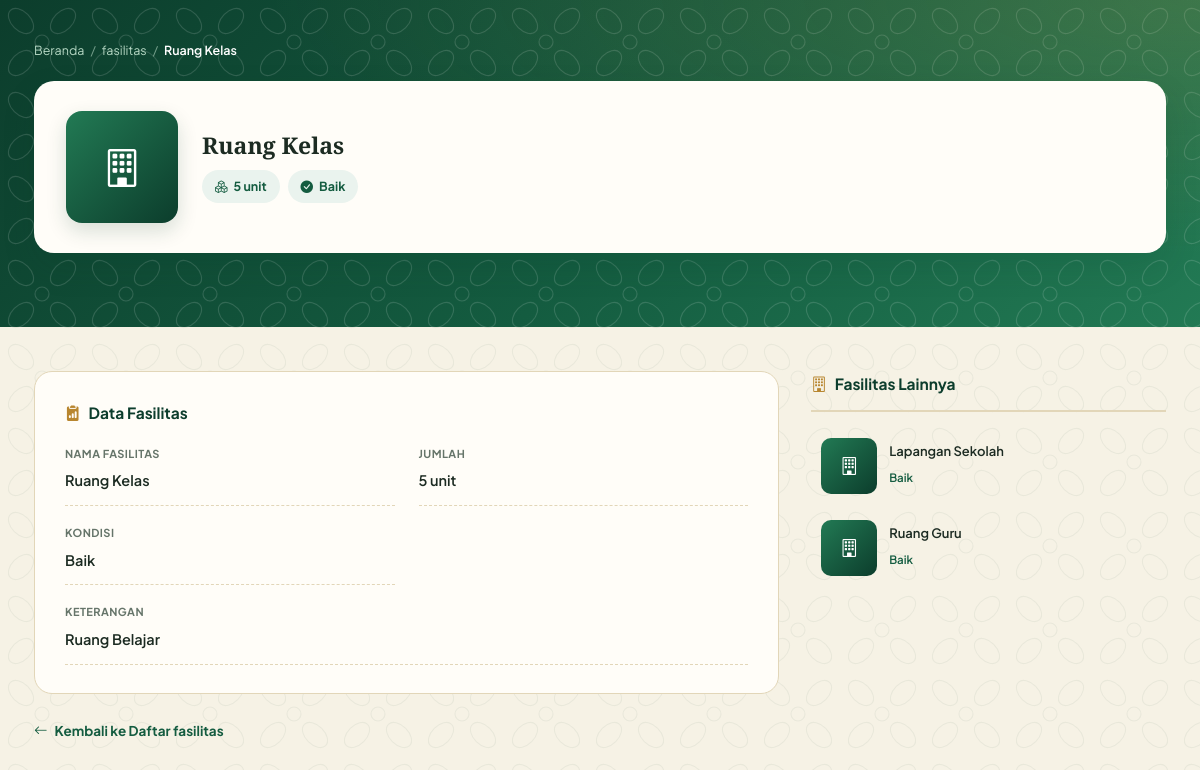
/Fasilitas/detail/1, run on the app's committed database.
### tables this page shows
CREATE TABLE `fasilitas` (
  `id_fasilitas` int NOT NULL,
  `nama_fasilitas` varchar(100) NOT NULL,
  `jumlah` int DEFAULT '1',
  `kondisi` enum('Baik','Rusak Ringan','Rusak Berat') DEFAULT 'Baik',
  `keterangan` text,
  `foto` varchar(255) DEFAULT NULL,
  `created_at` timestamp NULL DEFAULT CURRENT_TIMESTAMP
);

### application/controllers/Fasilitas.php (called while the page is built, shortened)
<?php
class Fasilitas extends CI_Controller {
    public function __construct(){
        $this->load->database();
    }
    public function detail($id = null)
    {
        $fasilitas = $this->db->where('id_fasilitas', $id)->get('fasilitas')->row();
        $fasilitas_lain = $this->db
            ->where('id_fasilitas !=', $id)
            ->order_by('id_fasilitas', 'DESC')
            ->limit(4)
            ->get('fasilitas')
            ->result();
        $data = [
            'judul'          => $fasilitas->nama_fasilitas ?? 'Detail Fasilitas',
            'fasilitas'      => $fasilitas,
            'fasilitas_lain' => $fasilitas_lain,
        ];
        $this->load->view('fasilitas_detail', $data);
    }
}

### index.php (called while the page is built, shortened)
<?php
require_once BASEPATH.'core/CodeIgniter.php';

### application/views/fasilitas_detail.php (the view, shortened to what this page needs)
<!DOCTYPE html>
<html lang="id">
<head>
<link rel="stylesheet" href="https://cdn.jsdelivr.net/npm/bootstrap-icons@1.11.3/font/bootstrap-icons.min.css">
</head>
<body>
<?php
  $kondisi = trim($fasilitas->kondisi ?? '');
  $kondisiTagClass = 'kondisi-baik';
  $kondisiIcon = 'bi-check-circle-fill';
?>
<section class="page-hero">
  <div class="container">
    <div class="breadcrumb">
      <a href="<?= base_url() ?>">Beranda</a>
      <span class="sep">/</span>
      <a href="<?= base_url('fasilitas') ?>">fasilitas</a>
      <span class="sep">/</span>
      <span class="current"><?= html_escape($fasilitas->nama_fasilitas) ?></span>
    </div>
    <div class="profile-card">
      <?php if (!empty($fasilitas->foto) && file_exists('./upload/foto_fasilitas/' . $fasilitas->foto)): ?>
        <img class="profile-photo" src="<?= base_url('upload/foto_fasilitas/' . $fasilitas->foto) ?>" alt="<?= html_escape($fasilitas->nama_fasilitas) ?>">
      <?php else: ?>
        <div class="profile-photo-placeholder"><i class="bi bi-building"></i></div>
      <?php endif; ?>
      <div class="profile-main">
        <h1><?= html_escape($fasilitas->nama_fasilitas) ?></h1>
        <div class="profile-tags">
          <?php if (!empty($fasilitas->jumlah)): ?>
            <span class="tag jumlah"><i class="bi bi-boxes"></i> <?= html_escape($fasilitas->jumlah) ?> unit</span>
          <?php endif; ?>
          <?php if (!empty($kondisi)): ?>
            <span class="tag <?= $kondisiTagClass ?>"><i class="bi <?= $kondisiIcon ?>"></i> <?= html_escape($kondisi) ?></span>
          <?php endif; ?>
        </div>
      </div>
    </div>
  </div>
</section>
<section class="main">
  <div class="container">
    <div class="content-wrap">
      <div class="article-body">
        <div class="panel">
          <h4><i class="bi bi-clipboard2-data-fill"></i> Data Fasilitas</h4>
          <div class="info-grid">
            <div class="info-item">
              <label>Nama Fasilitas</label>
              <div class="val <?= empty($fasilitas->nama_fasilitas) ? 'empty' : '' ?>"><?= !empty($fasilitas->nama_fasilitas) ? html_escape($fasilitas->nama_fasilitas) : 'Belum diisi' ?></div>
            </div>
            <div class="info-item">
              <label>Jumlah</label>
              <div class="val <?= empty($fasilitas->jumlah) ? 'empty' : '' ?>"><?= !empty($fasilitas->jumlah) ? html_escape($fasilitas->jumlah) . ' unit' : 'Belum diisi' ?></div>
            </div>
            <div class="info-item">
              <label>Kondisi</label>
              <div class="val <?= empty($kondisi) ? 'empty' : '' ?>"><?= !empty($kondisi) ? html_escape($kondisi) : 'Belum diisi' ?></div>
            </div>
            <div class="info-item" style="grid-column:1/-1;">
              <label>Keterangan</label>
              <div class="val <?= empty($fasilitas->keterangan) ? 'empty' : '' ?>"><?= !empty($fasilitas->keterangan) ? html_escape($fasilitas->keterangan) : 'Belum diisi' ?></div>
            </div>
          </div>
        </div>
        <a href="<?= base_url('fasilitas') ?>" class="back-link"><i class="bi bi-arrow-left"></i> Kembali ke Daftar fasilitas</a>
      </div>
      <aside class="sidebar">
        <h4><i class="bi bi-building"></i> Fasilitas Lainnya</h4>
        <?php if (!empty($fasilitas_lain)): ?>
          <?php foreach ($fasilitas_lain as $lain): ?>
            <a href="<?= base_url('fasilitas/detail/' . $lain->id_fasilitas) ?>" class="side-card">
              <?php if (!empty($lain->foto) && file_exists('./upload/foto_fasilitas/' . $lain->foto)): ?>
                <img class="thumb" src="<?= base_url('upload/foto_fasilitas/' . $lain->foto) ?>" alt="<?= html_escape($lain->nama_fasilitas) ?>">
              <?php else: ?>
                <div class="thumb-placeholder"><i class="bi bi-building"></i></div>
              <?php endif; ?>
              <div class="info">
                <h5><?= html_escape($lain->nama_fasilitas) ?></h5>
                <?php if (!empty($lain->kondisi)): ?><span><?= html_escape($lain->kondisi) ?></span><?php endif; ?>
              </div>
            </a>
          <?php endforeach; ?>
        <?php else: ?>
          <p class="empty-note">Belum ada fasilitas lain.</p>
        <?php endif; ?>
      </aside>
    </div>
  </div>
</section>
</body>
</html>

### application/views/fasilitas_detail.php (style rules this page uses)
:root { --forest-deep:#0c3d2c; --forest:#145c40; --forest-mid:#227a54; --forest-soft:#eaf3ee; --brass:#b8862f; --brass-light:#d9a94a; --clove:#7a4130; --ivory:#f6f2e5; --panel:#fffdf8; --ink:#1c2b22; --muted:#66756a; --line:#e2d6b8; --shadow:0 14px 34px rgba(12,61,44,.12); }
* { box-sizing:border-box;margin:0;padding:0; }
body { font-family:'Plus Jakarta Sans',ui-sans-serif,system-ui,sans-serif; color:var(--ink);background:var(--ivory);line-height:1.7;font-size:15.5px; }
h1,h2,h3 { font-family:'Spectral',Georgia,serif;color:var(--forest-deep);font-weight:600;line-height:1.25; }
a { text-decoration:none;color:inherit; }
.container { max-width:1180px;margin:0 auto;padding:0 24px; }
.page-hero { position:relative;overflow:hidden;padding:40px 0 74px; }
.breadcrumb { color:#b6d8c4;font-size:12.5px;margin-bottom:20px;display:flex;gap:6px;align-items:center;flex-wrap:wrap; }
.breadcrumb .sep { opacity:.6; }
.breadcrumb .current { color:#fff;font-weight:600; }
.profile-card { background:var(--panel);border-radius:20px;box-shadow:var(--shadow); padding:30px 32px;display:flex;gap:24px;align-items:center; position:relative;z-index:3; }
.profile-photo-placeholder { width:112px;height:112px;border-radius:16px;flex-shrink:0; background:linear-gradient(135deg,var(--forest-mid),var(--forest-deep)); color:#fff;display:grid;place-items:center;font-size:38px;font-weight:700;font-family:'Spectral',serif; box-shadow:0 8px 20px rgba(12,61,44,.16); }
.profile-main h1 { font-size:23px;color:var(--ink);margin-bottom:10px; }
.profile-tags { display:flex;gap:8px;flex-wrap:wrap; }
.tag { display:inline-flex;align-items:center;gap:6px;padding:6px 13px;border-radius:999px;font-size:12.5px;font-weight:700; }
.tag.jumlah { background:var(--forest-soft);color:var(--forest); }
.tag.kondisi-baik { background:var(--forest-soft);color:var(--forest); }
section.main { padding:44px 0 70px; }
.content-wrap { display:grid;grid-template-columns:2.1fr 1fr;gap:32px;align-items:start; }
.panel { background:var(--panel);border:1px solid var(--line);border-radius:18px;padding:28px 30px; }
.panel h4 { font-size:15.5px;color:var(--forest-deep);margin-bottom:18px;display:flex;align-items:center;gap:8px; }
.panel h4 i { color:var(--brass); }
.info-grid { display:grid;grid-template-columns:1fr 1fr;gap:18px 24px; }
.info-item { border-bottom:1px dashed var(--line);padding-bottom:12px; }
.info-item label { display:block;font-size:11px;text-transform:uppercase;letter-spacing:.04em;color:var(--muted);font-weight:700;margin-bottom:5px; }
.info-item .val { font-size:14.5px;color:var(--ink);font-weight:600; }
.back-link { display:inline-flex;align-items:center;gap:7px;font-size:13.5px;font-weight:700;color:var(--forest);margin-top:26px;transition:.2s; }
.sidebar h4 { font-size:15.5px;color:var(--forest-deep);margin-bottom:16px;padding-bottom:12px;border-bottom:2px solid var(--line);display:flex;align-items:center;gap:8px; }
.sidebar h4 i { color:var(--brass); }
.side-card { display:flex;gap:12px;align-items:center;margin-bottom:6px;padding:10px;border-radius:12px;transition:.2s; }
.side-card .thumb-placeholder { width:56px;height:56px;border-radius:10px;flex-shrink:0; background:linear-gradient(135deg,var(--forest-mid),var(--forest-deep)); color:#fff;display:grid;place-items:center;font-size:18px;font-weight:700;font-family:'Spectral',serif; }
.side-card .info h5 { font-size:13px;color:var(--ink);line-height:1.4;margin-bottom:3px;font-weight:600; }
.side-card .info span { color:var(--forest);font-size:11.5px;font-weight:600; }

### data on the page
fasilitas: nama_fasilitas "Ruang Kelas", jumlah "5", kondisi "Baik", keterangan "Ruang Belajar"
fasilitas: nama_fasilitas "Lapangan Sekolah", kondisi "Baik"
fasilitas: nama_fasilitas "Ruang Guru", kondisi "Baik"
